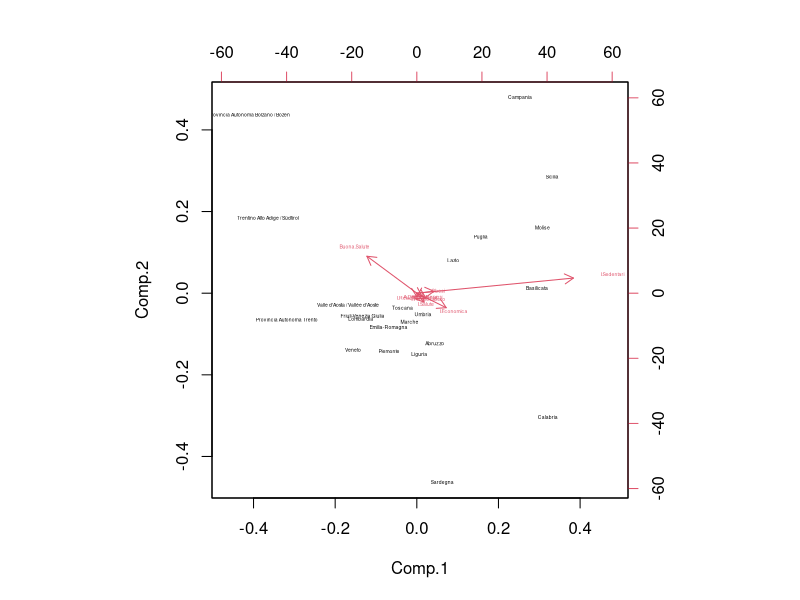
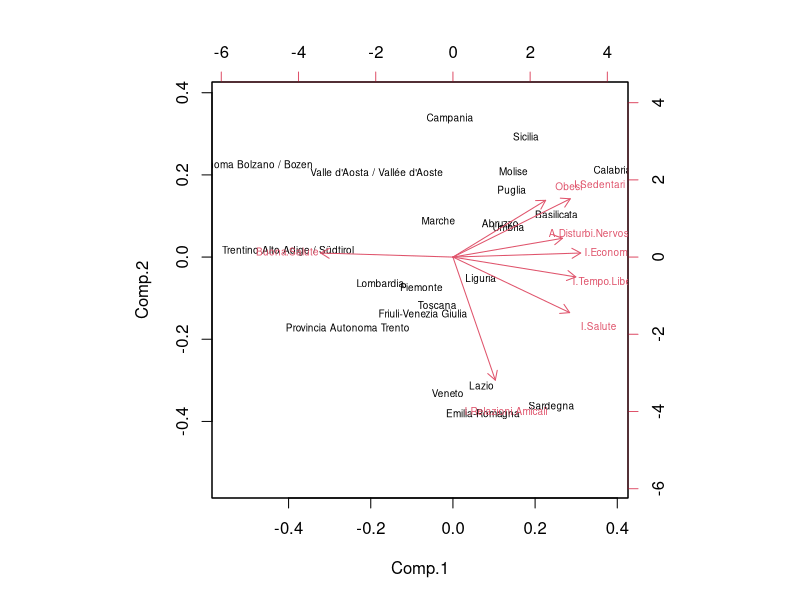
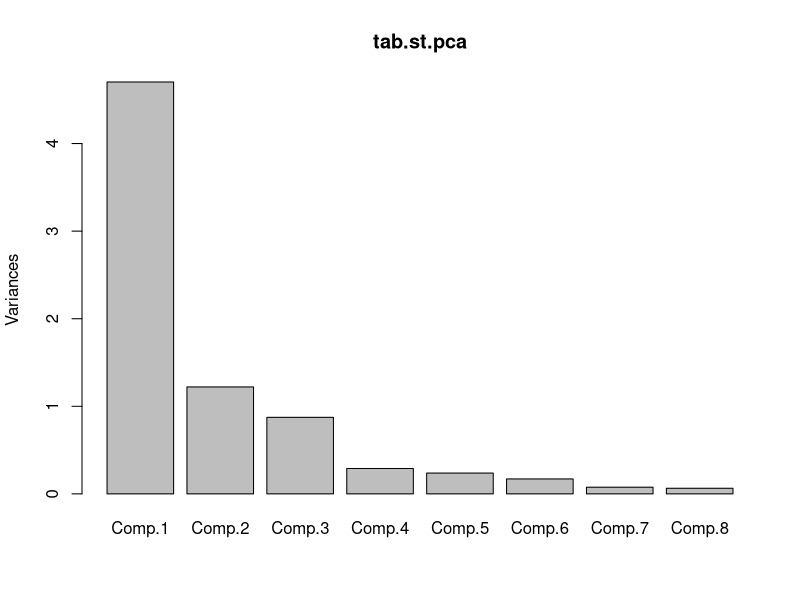
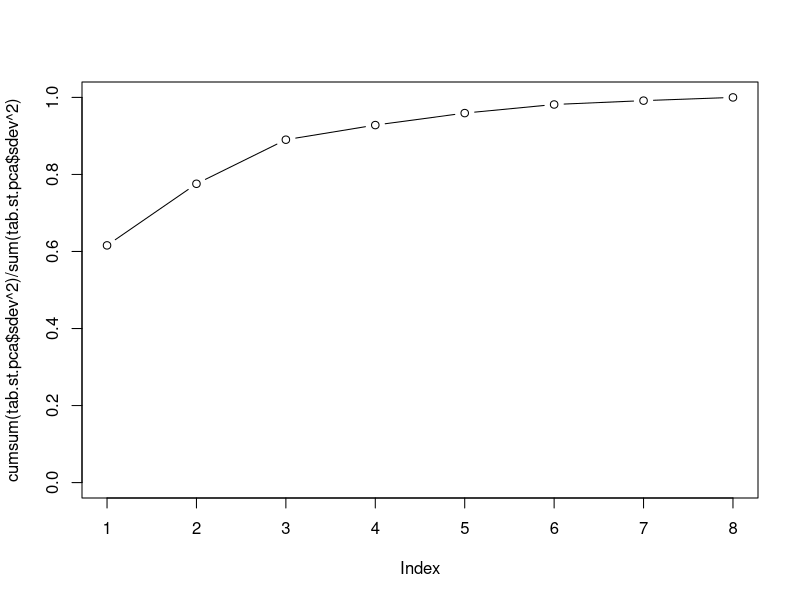
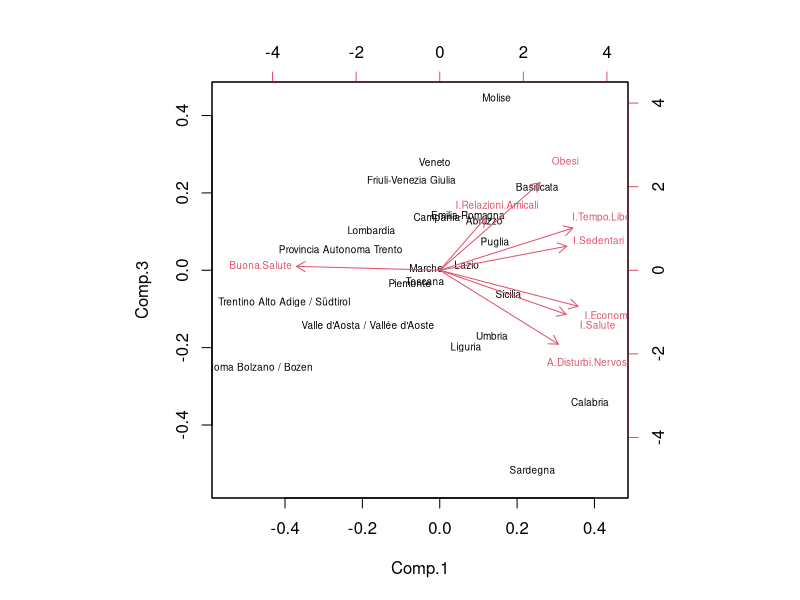

R code for these plots, in order:
tab=read.csv2("Cocchella_Ludovica_Tabella.csv", row.names = 1) 
str(tab)
head(tab)
round(cor(tab),2)
tab.pca=princomp(tab) 
biplot(tab.pca,cex=0.3)
tab.st.pca = princomp(scale(tab))
biplot(tab.st.pca, cex=0.6)
summary(tab.st.pca) 
plot(tab.st.pca)
plot(cumsum(tab.st.pca$sdev^2)/sum(tab.st.pca$sdev^2),type="b",ylim=c(0,1))
loadings(tab.st.pca)
biplot(tab.st.pca, choices = c(1,3), cex=0.6)
tab.st.ld=loadings(tab.st.pca)
varimax(tab.st.ld[,1:3])
ranking=round(predict(tab.st.pca)[,1],2)
sort(ranking)
